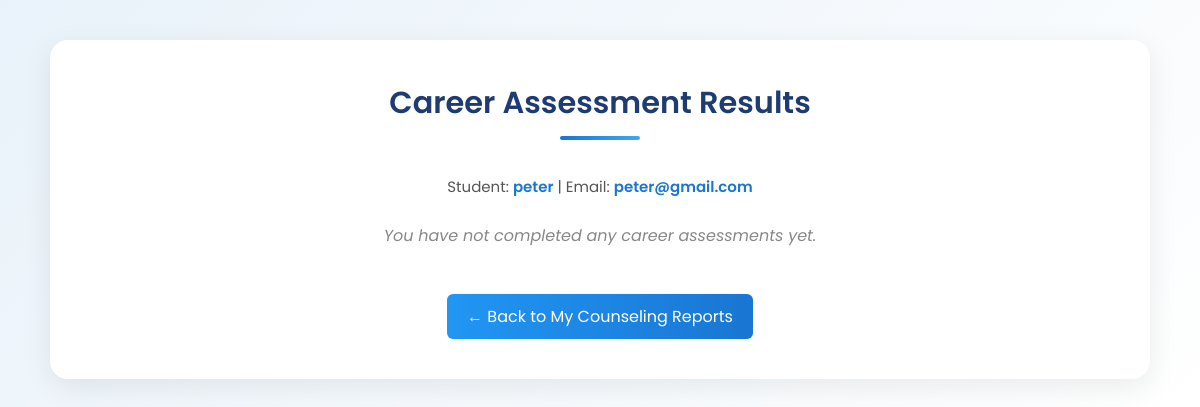
Page /view_career_assessment.php (signed in) on the earlier database version.
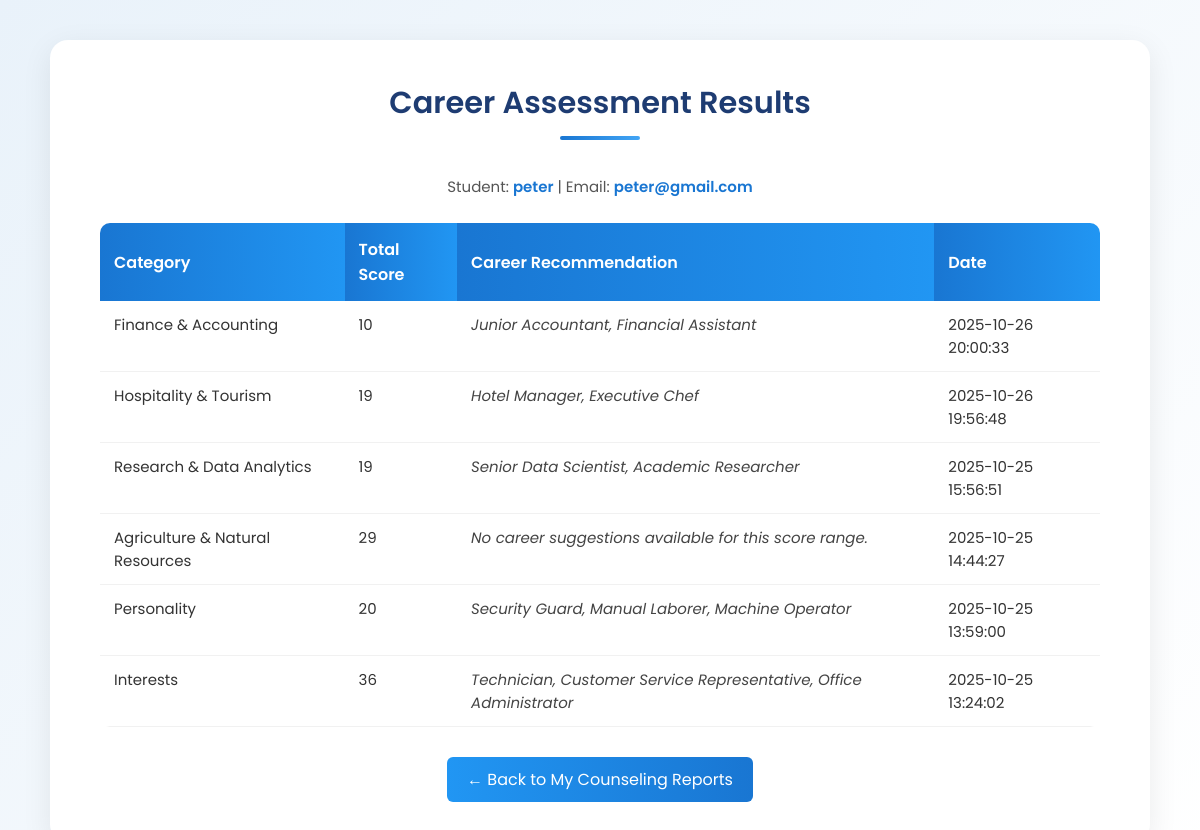
Same page on the later database version.
### tables this page shows
CREATE TABLE `student_career_results` (
  `id` int(11) NOT NULL,
  `student_id` int(11) NOT NULL,
  `category` varchar(100) NOT NULL,
  `total_score` int(11) NOT NULL,
  `recommendation` text DEFAULT NULL,
  `created_at` datetime DEFAULT current_timestamp()
);

### view_career_assessment.php (the view, shortened to what this page needs)
<?php
require 'db.php';
$student_id = $_SESSION['user_id'];
$stmt = $pdo->prepare("SELECT name, email FROM users WHERE id = ?");
$stmt->execute([$student_id]);
$student = $stmt->fetch(PDO::FETCH_ASSOC);
$student_name = $student['name'] ?? 'Unknown';
$student_email = $student['email'] ?? '';
$stmt = $pdo->prepare("
    SELECT category, total_score, recommendation, created_at
    FROM student_career_results
    WHERE student_id = ?
    ORDER BY created_at DESC
");
$stmt->execute([$student_id]);
$results = $stmt->fetchAll(PDO::FETCH_ASSOC);
?>
<!DOCTYPE html>
<html lang="en">
<head>
</head>
<body>
<div class="container">
  <div class="title-bar">
    <h2>Career Assessment Results</h2>
    <div class="line"></div>
  </div>
  <div class="student-info">
    Student: <span><?= htmlspecialchars($student_name) ?></span> |
    Email: <span><?= htmlspecialchars($student_email) ?></span>
  </div>
  <?php if (count($results) > 0): ?>
  <table>
    <thead>
      <tr>
        <th>Category</th>
        <th>Total Score</th>
        <th>Career Recommendation</th>
        <th>Date</th>
      </tr>
    </thead>
    <tbody>
      <?php foreach ($results as $r): ?>
      <tr>
        <td><?= htmlspecialchars($r['category']) ?></td>
        <td><?= htmlspecialchars($r['total_score']) ?></td>
        <td class="recommendation">
          <?= $r['recommendation'] ? htmlspecialchars($r['recommendation']) : 'No recommendation available' ?>
        </td>
        <td><?= htmlspecialchars($r['created_at'] ?? '') ?></td>
      </tr>
      <?php endforeach; ?>
    </tbody>
  </table>
  <?php else: ?>
    <p class="no-data">You have not completed any career assessments yet.</p>
  <?php endif; ?>
  <div style="text-align:center;">
    <a href="student_view_report.php" class="btn-back">← Back to My Counseling Reports</a>
  </div>
</div>
</body>
</html>

Differences in the rows shown:
added student_career_results: category "Finance & Accounting", total_score "10", recommendation "Junior Accountant, Financial Assistant", created_at "2025-10-26 20:00:33"
added student_career_results: category "Hospitality & Tourism", total_score "19", recommendation "Hotel Manager, Executive Chef", created_at "2025-10-26 19:56:48"
added student_career_results: category "Research & Data Analytics", total_score "19", recommendation "Senior Data Scientist, Academic Researcher", created_at "2025-10-25 15:56:51"
added student_career_results: category "Agriculture & Natural Resources", total_score "29", recommendation "No career suggestions available for this score range.", created_at "2025-10-25 14:44:27"
added student_career_results: category "Personality", total_score "20", recommendation "Security Guard, Manual Laborer, Machine Operator", created_at "2025-10-25 13:59:00"
added student_career_results: category "Interests", total_score "36", recommendation "Technician, Customer Service Representative, Office Administrator", created_at "2025-10-25 13:24:02"
Other differences:
text no longer shown: "You have not completed any career assessments yet."
text now shown: "Category Total Score Career Recommendation Date"
